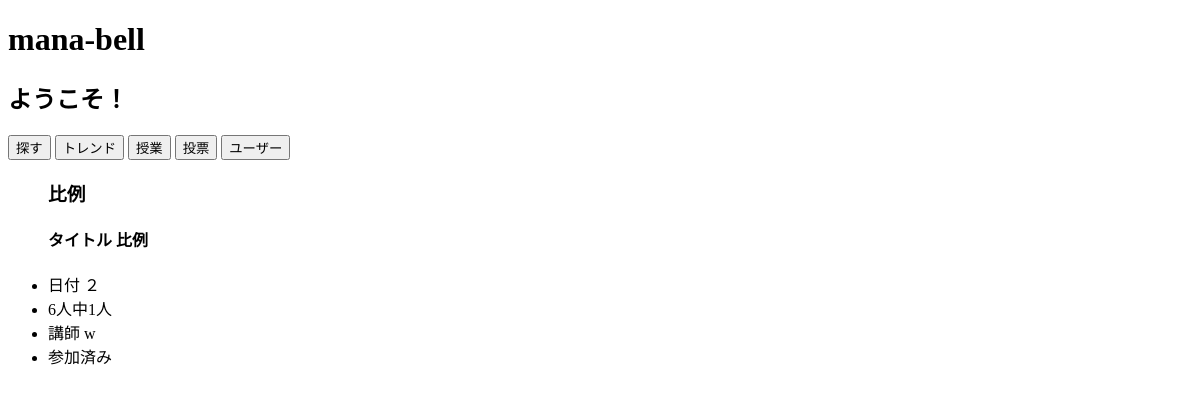
Before: /student (signed in) with the older database file.
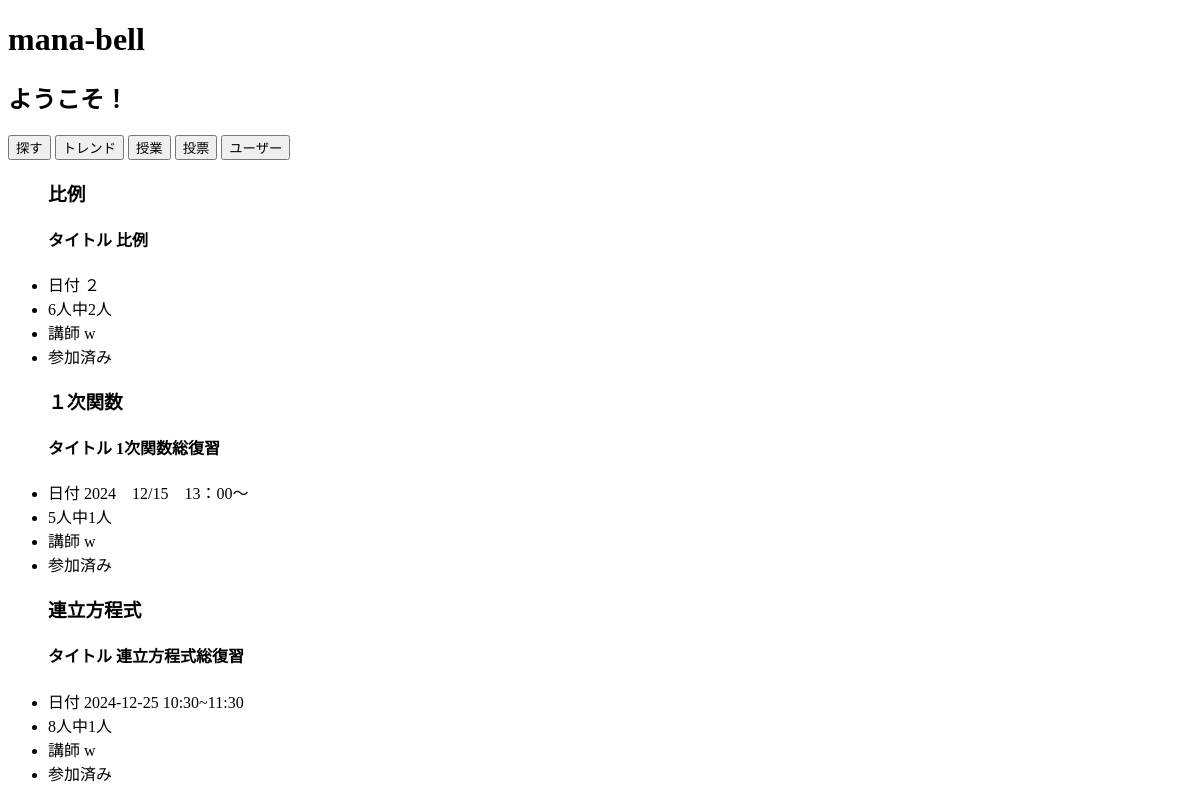
After: the same page with the newer database file.
### app.py (models this page shows)
class Lesson(db.Model):
    id = db.Column(db.Integer , primary_key=True)
    subjiect = db.Column(db.String(50))
    title = db.Column(db.String(120))
    time = db.Column(db.String(20))
    max_number = db.Column(db.Integer)
    students_count=db.Column(db.Integer)
    member = db.Column(db.String(250))
    teacher = db.Column(db.String(20))

### app.py (the view)
@app.route('/student',methods=['POST','GET'])
@login_required
def student():
    username=session.get('username')
    imformation=User.query.filter_by(username=username).first()
    if imformation.role!='student':
        return redirect('/login')
    data=0
    if request.method == 'POST':
        action=request.form.get('action')
        lessons=Lesson.query.all()
        if action=='search':
            return render_template('student.html',lessons=lessons,username=username)
        elif action=='trend':
            grade='all'
            subjiect='all'
            img = create_gragh(grade,subjiect)
            return render_template('student_trend.html',img=img)
        elif action=='検索':
            grade = request.form.get('grade')
            subjiect = request.form.get('subjiect')
            img = create_gragh(grade,subjiect)
            return render_template('student_trend.html',img=img)
        elif action=='lesson':
            lesson_id = request.form.get('lesson_id')
            lesson = Lesson.query.get(lesson_id)
            members = lesson.member.split(',') if lesson.member else []
            if (lesson.students_count < lesson.max_number) and (username not in members):
                lesson.students_count +=1
                members.append(username)
                lesson.member = ','.join(members)
                db.session.commit()
                return redirect('/student')
            elif username in members:
                return redirect('/student')
            else:
                print('満員です')
        elif action=='attend':
            lessons=Lesson.query.all()
            return render_template('student_attend.html',lessons=lessons)
        elif action=='user_imformation':
            return render_template('student_user_imformation.html',username=username)
        elif action=='logout':
            return redirect('/logout')
        elif action=='vote':
            data=Data(number=0)
            return render_template('student_vote.html',data=data)
        elif action=='look_for':
            data=Data()
            return render_template('student_vote.html',data=data)
        elif action=='vote_id':
            data=Data(number=0)
            vote_id = request.form.get('vote_id')
            subjiect= Subjiect.query.get(vote_id)
            subjiect.vote += 1
            db.session.commit()
            return render_template('student_vote.html',data=data)
    else:
        lessons=Lesson.query.all()
        return render_template('student.html',lessons=lessons,username=username)

### app.py (called while the page is built)
@login_manager.user_loader
def loader_user(user_id):
    return User.query.get(int(user_id))

### templates/student.html (shortened to what this page needs)
<!DOCTYPE html>
<html lang="en">
<head>
    <link rel="stylesheet" href="{{url_for('static',filename='student.css')}}">
</head>
<body>
    <h1>mana-bell</h1>
    <h2>ようこそ！</h2>
    <form method="POST">
        <footer class="footer">
        <button class="footer-btn" type="submit" name="action" value="search">探す</button>
        <button class="footer-btn" type="submit" name="action" value="trend">トレンド</button>
        <button class="footer-btn" type="submit" name="action" value="attend">授業</button>
        <button class="footer-btn" type="submit" name="action" value="vote">投票</button>
        <button class="footer-btn" type="submit" name="action" value="user_imformation">ユーザー</button>
        </footer>
    <ul>
        {% if lessons %}
            {% for lesson in lessons %}
                <h3>{{lesson.subjiect}}</h3>
                <h4>タイトル   {{lesson.title}}</h4>
                <li>日付   {{lesson.time}}</li>
                <li>{{lesson.max_number}}人中{{lesson.students_count}}人</li>
                <li>講師 {{lesson.teacher}}</li>
                {% set members = lesson.member.split(',')if lesson.member else [] %}
                {% if username in members %}
                    <li>参加済み</li>
                {% else %}
                    <li>満員です</li>
                {% endif %}
            {% endfor %}
        {% else %}
            <li>参加可能な授業はありません</li>
        {% endif %}
    </ul>
    </form>
</body>
</html>

Changed rows visible on the page:
changed Lesson "比例": students_count "1" → "2"
added Lesson: subjiect "１次関数", title "1次関数総復習", time "2024 12/15 13：00～", max_number "5", students_count "1", teacher "w"
added Lesson: subjiect "連立方程式", title "連立方程式総復習", time "2024-12-25 10:30~11:30", max_number "8", students_count "1", teacher "w"
